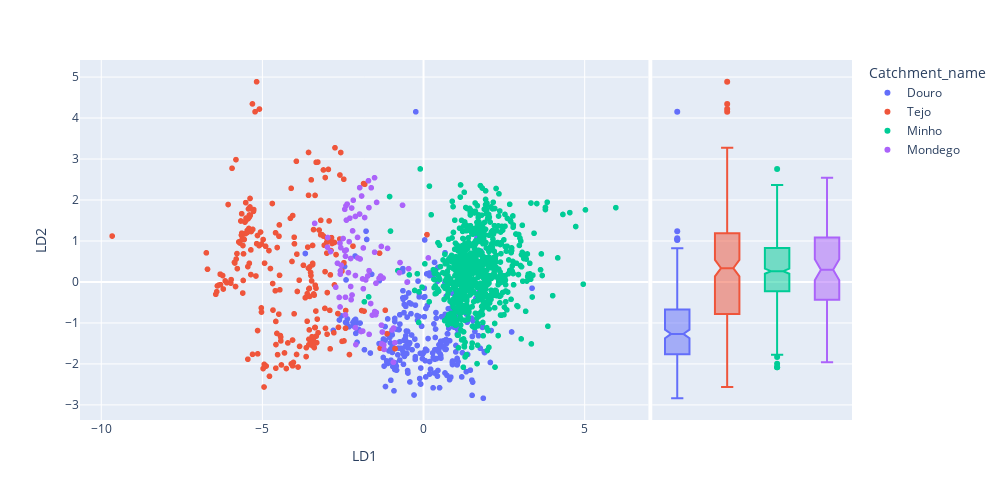

Notebook source saved alongside this figure:
### Code cell
import plotly.express as px
# Crear el gráfico interactivo con plotly.express
fig = px.scatter(lda_df, x='LD1', y='LD2', color='Catchment_name', hover_name='Catchment_name',
                 width=1000, height=500, size_max=45, marginal_y='box')

# Mostrar el gráfico
fig.show()

### Figure 1 — Plotly figure (JSON) as saved in the notebook; plotly's stock layout.template omitted (floating-point values rounded to 4 significant figures; data arrays with more than 128 entries replaced by an {"elided": "..."} marker saying what was removed)
{"data": [{"hovertemplate": "<b>%{hovertext}</b><br><br>Catchment_name=Douro<br>LD1=%{x}<br>LD2=%{y}<extra></extra>", "hovertext": {"elided": "272 str values"}, "legendgroup": "Douro", "marker": {"color": "#636efa", "symbol": "circle"}, "mode": "markers", "name": "Douro", "showlegend": true, "type": "scattergl", "x": {"elided": "272 float values"}, "xaxis": "x", "y": {"elided": "272 float values"}, "yaxis": "y"}, {"alignmentgroup": "True", "hovertemplate": "<b>%{hovertext}</b><br><br>Catchment_name=Douro<br>LD2=%{y}<extra></extra>", "hovertext": {"elided": "272 str values"}, "legendgroup": "Douro", "marker": {"color": "#636efa", "symbol": "circle"}, "name": "Douro", "notched": true, "offsetgroup": "Douro", "showlegend": false, "type": "box", "xaxis": "x2", "y": {"elided": "272 float values"}, "yaxis": "y2"}, {"hovertemplate": "<b>%{hovertext}</b><br><br>Catchment_name=Tejo<br>LD1=%{x}<br>LD2=%{y}<extra></extra>", "hovertext": {"elided": "235 str values"}, "legendgroup": "Tejo", "marker": {"color": "#EF553B", "symbol": "circle"}, "mode": "markers", "name": "Tejo", "showlegend": true, "type": "scattergl", "x": {"elided": "235 float values"}, "xaxis": "x", "y": {"elided": "235 float values"}, "yaxis": "y"}, {"alignmentgroup": "True", "hovertemplate": "<b>%{hovertext}</b><br><br>Catchment_name=Tejo<br>LD2=%{y}<extra></extra>", "hovertext": {"elided": "235 str values"}, "legendgroup": "Tejo", "marker": {"color": "#EF553B", "symbol": "circle"}, "name": "Tejo", "notched": true, "offsetgroup": "Tejo", "showlegend": false, "type": "box", "xaxis": "x2", "y": {"elided": "235 float values"}, "yaxis": "y2"}, {"hovertemplate": "<b>%{hovertext}</b><br><br>Catchment_name=Minho<br>LD1=%{x}<br>LD2=%{y}<extra></extra>", "hovertext": {"elided": "699 str values"}, "legendgroup": "Minho", "marker": {"color": "#00cc96", "symbol": "circle"}, "mode": "markers", "name": "Minho", "showlegend": true, "type": "scattergl", "x": {"elided": "699 float values"}, "xaxis": "x", "y": {"elided": "699 float values"}, "yaxis": "y"}, {"alignmentgroup": "True", "hovertemplate": "<b>%{hovertext}</b><br><br>Catchment_name=Minho<br>LD2=%{y}<extra></extra>", "hovertext": {"elided": "699 str values"}, "legendgroup": "Minho", "marker": {"color": "#00cc96", "symbol": "circle"}, "name": "Minho", "notched": true, "offsetgroup": "Minho", "showlegend": false, "type": "box", "xaxis": "x2", "y": {"elided": "699 float values"}, "yaxis": "y2"}, {"hovertemplate": "<b>%{hovertext}</b><br><br>Catchment_name=Mondego<br>LD1=%{x}<br>LD2=%{y}<extra></extra>", "hovertext": ["Mondego", "Mondego", "Mondego", "Mondego", "Mondego", "Mondego", "Mondego", "Mondego", "Mondego", "Mondego", "Mondego", "Mondego", "Mondego", "Mondego", "Mondego", "Mondego", "Mondego", "Mondego", "Mondego", "Mondego", "Mondego", "Mondego", "Mondego", "Mondego", "Mondego", "Mondego", "Mondego", "Mondego", "Mondego", "Mondego", "Mondego", "Mondego", "Mondego", "Mondego", "Mondego", "Mondego", "Mondego", "Mondego", "Mondego", "Mondego", "Mondego", "Mondego", "Mondego", "Mondego", "Mondego", "Mondego", "Mondego", "Mondego", "Mondego", "Mondego", "Mondego", "Mondego", "Mondego", "Mondego", "Mondego", "Mondego", "Mondego", "Mondego", "Mondego", "Mondego", "Mondego", "Mondego", "Mondego", "Mondego", "Mondego", "Mondego", "Mondego", "Mondego", "Mondego", "Mondego", "Mondego", "Mondego", "Mondego", "Mondego", "Mondego", "Mondego", "Mondego", "Mondego", "Mondego", "Mondego", "Mondego", "Mondego", "Mondego", "Mondego", "Mondego", "Mondego"], "legendgroup": "Mondego", "marker": {"color": "#ab63fa", "symbol": "circle"}, "mode": "markers", "name": "Mondego", "showlegend": true, "type": "scattergl", "x": [-2.717, -1.683, -1.583, -2.093, -1.931, -1.682, -0.881, -1.226, -2.399, -1.978, -1.449, -1.821, -2.88, -2.572, -2.365, -1.511, -2.282, -2.438, -2.224, -2.387, -2.415, -2.968, -1.374, -1.326, -1.634, -2.665, -2.585, -0.6448, -1.302, 0.1573, -0.927, -2.106, -1.507, -1.478, -1.249, -2.439, -1.687, -1.862, -2.195, -2.393, -0.7403, -2.301, -1.514, -1.702, -1.975, -2.108, -2.042, -3.373, -1.785, -1.3, -1.88, -2.611, -2.324, -2.577, -0.9705, -2.213, -2.489, -2.036, -2.586, -2.975, -2.107, -1.861, -1.272, -0.9212, -1.29, -1.216, -2.549, -2.256, -1.468, -2.561, -2.255, -0.7224, -1.468, -2.241, -0.4563, -1.11, -2.416, -1.458, -2.418, -1.884, -1.726, -0.503, -1.961, -2.175, -1.916, -1.617], "xaxis": "x", "y": [-0.1279, 0.2755, -0.8104, -1.529, -1.209, -1.279, -1.482, -1.537, 1.859, 1.657, 1.942, 1.573, 0.7425, 0.2742, 1.899, 0.7257, 1.556, 1.773, 1.804, 1.509, 0.6273, 1.085, 0.08811, 0.1447, -0.5263, 0.4566, -0.6101, 1.873, 0.8665, 0.587, -1.961, -1.114, -0.7227, -0.8021, 0.09595, 0.76, 1.814, 0.8297, 1.247, 0.7799, 0.2259, 0.9837, 2.543, 2.469, 2.301, 1.599, 1.087, 1.43, 0.04836, -1.053, -1.199, -0.3777, 0.2276, 0.1898, -1.172, -0.318, 1.059, 0.5859, 0.9477, 0.8477, 0.1578, -0.1651, -1.221, -1.123, -1.509, -1.646, 0.4094, -0.1109, -0.03052, 0.8365, 0.5725, 0.4732, -0.03052, -0.4332, 0.323, 0.8197, -0.8054, -0.7464, -0.3731, 0.07425, 0.1449, -0.004499, 0.5613, 1.995, 2.097, 2.298], "yaxis": "y"}, {"alignmentgroup": "True", "hovertemplate": "<b>%{hovertext}</b><br><br>Catchment_name=Mondego<br>LD2=%{y}<extra></extra>", "hovertext": ["Mondego", "Mondego", "Mondego", "Mondego", "Mondego", "Mondego", "Mondego", "Mondego", "Mondego", "Mondego", "Mondego", "Mondego", "Mondego", "Mondego", "Mondego", "Mondego", "Mondego", "Mondego", "Mondego", "Mondego", "Mondego", "Mondego", "Mondego", "Mondego", "Mondego", "Mondego", "Mondego", "Mondego", "Mondego", "Mondego", "Mondego", "Mondego", "Mondego", "Mondego", "Mondego", "Mondego", "Mondego", "Mondego", "Mondego", "Mondego", "Mondego", "Mondego", "Mondego", "Mondego", "Mondego", "Mondego", "Mondego", "Mondego", "Mondego", "Mondego", "Mondego", "Mondego", "Mondego", "Mondego", "Mondego", "Mondego", "Mondego", "Mondego", "Mondego", "Mondego", "Mondego", "Mondego", "Mondego", "Mondego", "Mondego", "Mondego", "Mondego", "Mondego", "Mondego", "Mondego", "Mondego", "Mondego", "Mondego", "Mondego", "Mondego", "Mondego", "Mondego", "Mondego", "Mondego", "Mondego", "Mondego", "Mondego", "Mondego", "Mondego", "Mondego", "Mondego"], "legendgroup": "Mondego", "marker": {"color": "#ab63fa", "symbol": "circle"}, "name": "Mondego", "notched": true, "offsetgroup": "Mondego", "showlegend": false, "type": "box", "xaxis": "x2", "y": [-0.1279, 0.2755, -0.8104, -1.529, -1.209, -1.279, -1.482, -1.537, 1.859, 1.657, 1.942, 1.573, 0.7425, 0.2742, 1.899, 0.7257, 1.556, 1.773, 1.804, 1.509, 0.6273, 1.085, 0.08811, 0.1447, -0.5263, 0.4566, -0.6101, 1.873, 0.8665, 0.587, -1.961, -1.114, -0.7227, -0.8021, 0.09595, 0.76, 1.814, 0.8297, 1.247, 0.7799, 0.2259, 0.9837, 2.543, 2.469, 2.301, 1.599, 1.087, 1.43, 0.04836, -1.053, -1.199, -0.3777, 0.2276, 0.1898, -1.172, -0.318, 1.059, 0.5859, 0.9477, 0.8477, 0.1578, -0.1651, -1.221, -1.123, -1.509, -1.646, 0.4094, -0.1109, -0.03052, 0.8365, 0.5725, 0.4732, -0.03052, -0.4332, 0.323, 0.8197, -0.8054, -0.7464, -0.3731, 0.07425, 0.1449, -0.004499, 0.5613, 1.995, 2.097, 2.298], "yaxis": "y2"}], "layout": {"height": 500, "legend": {"title": {"text": "Catchment_name"}, "tracegroupgap": 0}, "margin": {"t": 60}, "width": 1000, "xaxis": {"anchor": "y", "domain": [0, 0.7363], "title": {"text": "LD1"}}, "xaxis2": {"anchor": "y2", "domain": [0.7413, 1], "matches": "x2", "showgrid": false, "showline": false, "showticklabels": false, "ticks": ""}, "yaxis": {"anchor": "x", "domain": [0, 1], "title": {"text": "LD2"}}, "yaxis2": {"anchor": "x2", "domain": [0, 1], "matches": "y", "showgrid": true, "showticklabels": false}}}
